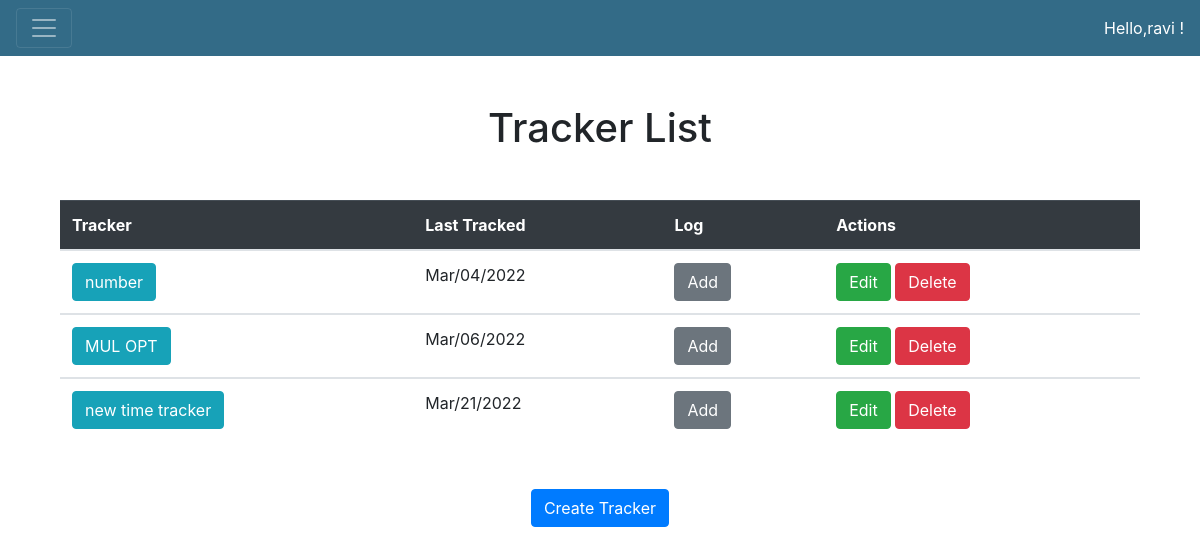
The page / (signed in) on the database its author committed.
### website_code/models.py (models this page shows, shortened)
class User(db.Model, UserMixin):
    __tablename__ = 'users'
    user_id = db.Column(db.Integer,primary_key=True,autoincrement=True)
    name = db.Column(db.String,nullable=False)
    email = db.Column(db.String,nullable=False, unique=True)
    password = db.Column(db.String,nullable=False)

class Tracker(db.Model):
    __tablename__ = 'tracker'
    tracker_id = db.Column(db.Integer,primary_key=True,autoincrement=True)
    name = db.Column(db.String,nullable=False,unique=True)
    description = db.Column(db.String)
    type = db.Column(db.String,nullable=False)
    setting = db.Column(db.String)
    user_id = db.Column(db.Integer, db.ForeignKey("users.user_id"), nullable=False)

### website_code/views.py (the view)
@views.route("/",methods=["GET","POST"])  # this '@views is the variable 'views' not the one inside the Blueprint.
@login_required
def home():        # we have created a blueprint. Now we need to register it in __init__.py file.
    if request.method=="GET":
        trackers = Tracker.query.filter(Tracker.user_id == current_user.user_id).all()
        last_track = []
        for tracker in trackers:
            tracker_datetime = Log.query.filter(Log.tracker_id==tracker.tracker_id).order_by(Log.time.desc()).first()
            if tracker_datetime:
                last_track.append(dt.datetime.strptime(tracker_datetime.time,"%Y-%m-%dT%H:%M").date().strftime("%b/%d/%Y"))
            else:
                last_track.append(None)
        return render_template("home.html", user=current_user, tracker=trackers, last_track = last_track)

### website_code/__init__.py (called while the page is built)
def make_app():     # we are making our flask app.
    app=Flask(__name__)
    app.config["SECRET_KEY"] = "This is a secret ket" # this secret key is used to encrypt session and cookies data related to website.
    app.config['SQLALCHEMY_DATABASE_URI'] = "sqlite:///database.sqlite3"
    db.init_app(app)
    from .views import views  # first views is the file name (it has to start with dot) and second views is the variable name in views.py
    from .authentication import auth  # this make it more clear. compare it with views.
    app.register_blueprint(views, url_prefix="/")
    app.register_blueprint(auth, url_prefix="/")
    login_mngr=LoginManager()
    login_mngr.login_view = 'auth.login'
    login_mngr.init_app(app)
    @login_mngr.user_loader
    def load_user(user_id):
        return User.query.get(int(user_id))
    return app

### website_code/templates/home.html (shortened to what this page needs)
{% extends 'base.html' %}
{% block content %}
<div class="my-5 text-center">
        <h1>Tracker List</h1>
    </div>
    <div class="container-fluid">
        {% if tracker %}
            <table class="table">
                <thead class="table-dark">
                    <tr>
                        <th scope="col">Tracker</th>
                        <th scope="col">Last Tracked</th>
                        <th scope="col">Log</th>
                        <th scope="col">Actions</th>
                    </tr>
                </thead>
                {% for ind in range(tracker|length) %}
                <tbody>
                    <tr>
                        <td>
                            <a href="/tracker/{{tracker[ind]['tracker_id']}}/details">
                                <button type="button" class="btn btn-info">
                                    {{tracker[ind]["name"]}}
                                </button>
                            </a>
                        </td>
                        <td>{{last_track[ind]}}</td>
                        <td>
                             <a href="/tracker/{{tracker[ind]['tracker_id']}}/add" type="button">
                            <button type="button" class="btn btn-secondary">Add</button>
                        </a>
                        </td>
                        <td>
                            <a href="/tracker/{{tracker[ind]['tracker_id']}}/edit" type="button">
                                <button type="button" class="btn btn-success">Edit</button>
                            </a>
                            <a href="/tracker/{{tracker[ind]['tracker_id']}}/delete" type="button">
                                <button type="button" class="btn btn-danger">Delete</button>
                            </a>
                        </td>
                    </tr>
                </tbody>
                {% endfor %}
            </table>
        {% else %}
            No Tracker found. Add a tracker now!
        {% endif %}
    </div>
    <div class="my-5" align="center">
    <a href="/tracker/create"  type="button">
        <button type="button" class="btn btn-primary">Create Tracker</button>
    </a>
</div>
{% endblock content %}

### website_code/templates/base.html (shortened to what this page needs)
<!DOCTYPE html>
<html lang="en">
<head>
    <link
      rel="stylesheet"
      href="https://stackpath.bootstrapcdn.com/bootstrap/4.4.1/css/bootstrap.min.css"
    />
    <link
      rel="stylesheet"
      href="https://stackpath.bootstrapcdn.com/font-awesome/4.7.0/css/font-awesome.min.css"
    />
</head>
<body>
    <nav class="navbar navbar-expend-lg navbar-dark bg-dark">
        <button class="navbar-toggler" type="button" data-toggle="collapse" data-target="#navbar">
            <span class="navbar-toggler-icon"></span>
        </button>
        {% if user.is_authenticated %}
            <span class="my-1" style="color:white">Hello,{{user.name}} !</span>
        {% endif %}
    </nav>
    <div class="container">
        {% block content %} {% endblock content %}
    </div>
</body>
</html>

### website_code/templates/base.html (style rules this page uses)
.bg-dark { background-color: #336B87 !important; }

### rows shown on the page
User: name "ravi"
Tracker: name "number"
Tracker: name "MUL OPT"
Tracker: name "new time tracker"

### other values the page prints
{{ last_track[ind] }} "Mar/04/2022" "Mar/06/2022" "Mar/21/2022"
